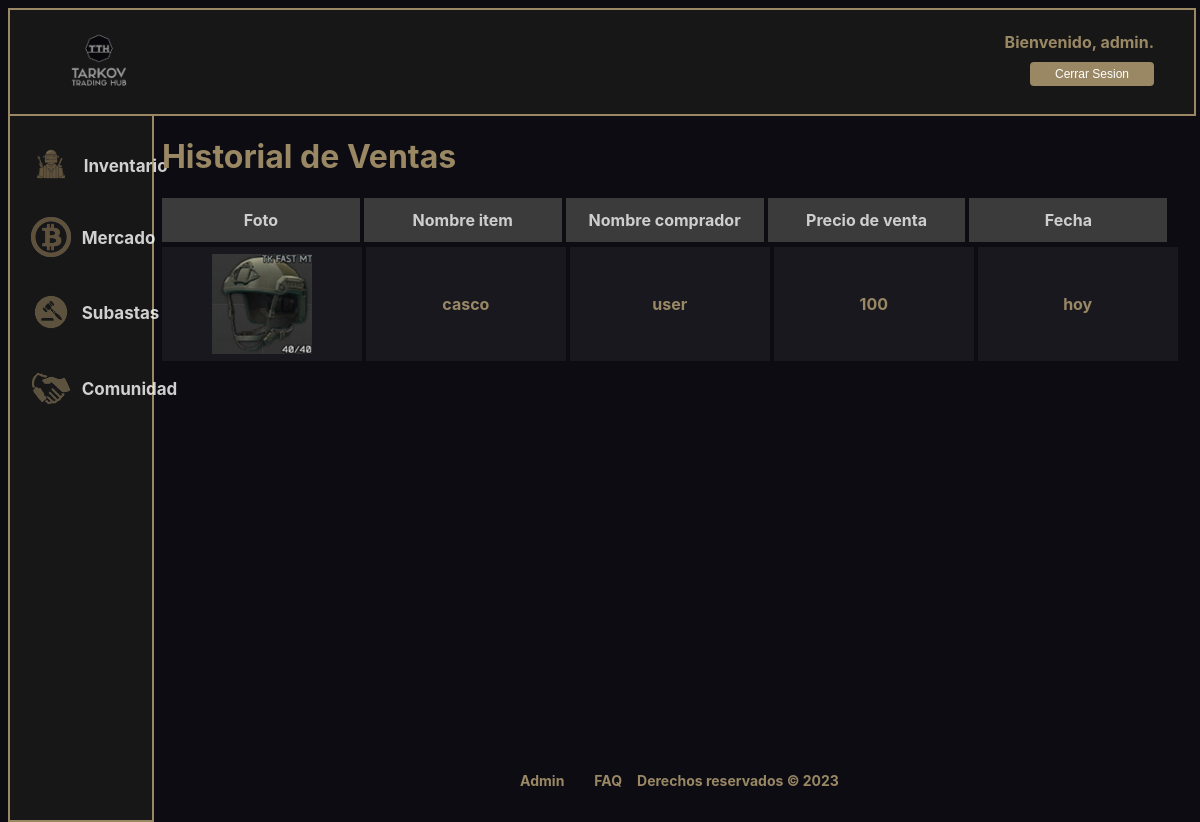
/historial_ventas.php (signed in), run on the app's committed database.
### tables this page shows
CREATE TABLE `historial_ventas` (
  `id_venta` int(20) NOT NULL,
  `nombre_vendedor` varchar(50) NOT NULL,
  `nombre_comprador` varchar(50) NOT NULL,
  `nombre_item` varchar(50) NOT NULL,
  `tipo_venta` varchar(50) NOT NULL,
  `precio` int(20) NOT NULL,
  `intercambio` varchar(50) NOT NULL,
  `fecha` varchar(50) NOT NULL
);

### includes/src/clases/usuarios/Usuario.php (called while the page is built, shortened)
<?php
class Usuario
{
    public static function buscaPorId($idUsuario)
    {
        $conn = Aplicacion::getInstance()->getConexionBd();
        $query = sprintf("SELECT * FROM usuarios WHERE id=%d", $idUsuario);
        $rs = $conn->query($query);
        $result = false;
        if ($rs) {
            $fila = $rs->fetch_assoc();
            if ($fila) {
                $result = new Usuario($fila['nombre_usuario'], $fila['password'], $fila['id'], $fila['rol'], $fila['capacidad_inventario'], $fila['dinero']);
            }
        } else {
            error_log("Error BD ({$conn->errno}): {$conn->error}");
        }
        return $result;
    }
    private $nombreUsuario;
    private function __construct($nombreUsuario, $password, $id, $rol, $capacidad_inventario, $dinero)
    {
        $this->nombreUsuario = $nombreUsuario;
    }
    public function getNombreUsuario()
    {
        return $this->nombreUsuario;
    }
}

### includes/src/clases/Historial_ventas.php (called while the page is built, shortened)
<?php
class Historial_ventas
{
    public static function ventasUsuario($id_usuario)
    {
        $nombre = Usuario::buscaPorId($id_usuario)->getNombreUsuario();
        $conn = Aplicacion::getInstance()->getConexionBd();
        $listaVentas = [];
        $sql = "SELECT * FROM historial_ventas WHERE nombre_vendedor = '$nombre'";
        $result = $conn->query($sql);
        if ($result->num_rows > 0) {
            while ($row = $result->fetch_assoc()) {
                $listaVentas[] = new Historial_ventas($row['id_venta'], $row['nombre_vendedor'], $row['nombre_comprador'], $row['nombre_item'], $row['tipo_venta'], $row['precio'], $row['intercambio'], $row['fecha']);
            }
        }
        return $listaVentas;
    }
    private $nombre_comprador;
    private $nombre_item;
    private $precio;
    private $fecha;
    private function __construct($id_venta, $nombre_vendedor, $nombre_comprador, $nombre_item, $tipo_venta, $precio, $intercambio, $fecha)
    {
        $this->nombre_comprador = $nombre_comprador;
        $this->nombre_item = $nombre_item;
        $this->precio = $precio;
        $this->fecha = $fecha;
    }
    public function getNombreComprador()
    {
        return $this->nombre_comprador;
    }
    public function getNombreItem()
    {
        return $this->nombre_item;
    }
    public function getPrecio()
    {
        return $this->precio;
    }
    public function getFecha()
    {
        return $this->fecha;
    }
}

### includes/src/aplicacion.php (called while the page is built, shortened)
<?php
class Aplicacion
{
    private $dirInstalacion;
    private $inicializada;
    private function __construct()
    {
        $this->inicializada = false;
    }
    public function init($bdDatosConexion, $rutaApp = '/', $dirInstalacion = __DIR__)
    {
        if (!$this->inicializada) {
            $this->dirInstalacion = $dirInstalacion;
            $this->inicializada = true;
        }
    }
    private function doIncludeInterna($path, &$params)
    {
        include($this->dirInstalacion . $path);
    }
    public function generaVista(string $rutaVista, &$params)
    {
        $params['app'] = $this;
        $rutaVista = "/vistas{$rutaVista}";
        $this->doIncludeInterna($rutaVista, $params);
    }
}

### includes/src/ventas.php (the view, shortened to what this page needs)
<?php
require_once './includes/src/clases/Historial_ventas.php';
function historial_ventas()
{
    $listaVentas = Historial_ventas::ventasUsuario($_SESSION['idUsuario']);
    $items = '';
    foreach ($listaVentas as $venta) {
        $items .= <<<EOS
        <div class="item">
            <div class="foto_item">
                <img src='./css/img/img_items/{$venta->getNombreItem()}.png' alt='{$venta->getNombreItem()}'/>
            </div>
            <div class="nombre_item">
                {$venta->getNombreItem()}
            </div>
            <div class="nombre_comprador">
                {$venta->getNombreComprador()}
            </div>
            <div class="precio_venta">
                {$venta->getPrecio()}
            </div>
            <div class="fecha">
                {$venta->getFecha()}
            </div>
        </div>
        EOS;
    }
    $html = <<<EOS
        <div class="guia">
            <div>Foto</div>
            <div class = "div-opacidad">Nombre item</div>
            <div class = "div-opacidad">Nombre comprador</div>
            <div class = "div-opacidad">Precio de venta</div>
            <div class = "div-opacidad">Fecha</div>
        </div>
        <div class="lista_items">
            {$items}
        </div>
    EOS;
    return $html;
}
?>

### css/historial.css (style rules this page uses)
body { background: #0c0c12; color: #9a8865; font-family: bender, Source Sans Pro, -apple-system, BlinkMacSystemFont,Segoe UI, Roboto, Helvetica Neue, Arial, sans-serif; font-weight: 700; }
.foto_item img { width: 100px; }
.lista_items { overflow-y: auto; max-height: 680px; ; }
.guia { display: flex; justify-content: space-between; color: white; font-weight: bold; opacity: 80%; width: 98%; }
.guia div { background-color: #474747; text-align: center; padding: 12px 20px; }
.guia > div { width: 25%; margin-right: 4px; }
.item { margin-top: 5px; display: flex; align-items: center; flex-grow: 1; margin-right: 1%; }
.item .foto_item, .item .nombre_item, .item .nombre_comprador, .item .precio_venta, .item .fecha { width: 20%; margin-right: 4px; height: 100px; padding: 7px; display: flex; align-items: center; justify-content: center; background-color: hsla(0, 0%, 100%, 0.05); }

### css/cabecera.css (style rules this page uses)
body { overflow-x: hidden; font-family: bender,Source Sans Pro,-apple-system,BlinkMacSystemFont,Segoe UI,Roboto,Helvetica Neue,Arial,sans-serif; font-weight: 700; }

### data on the page
historial_ventas: nombre_item (picture), nombre_item "casco", nombre_comprador "user", precio "100", fecha "hoy"

### other printed values
mostrarSaludo() "Bienvenido, admin."
